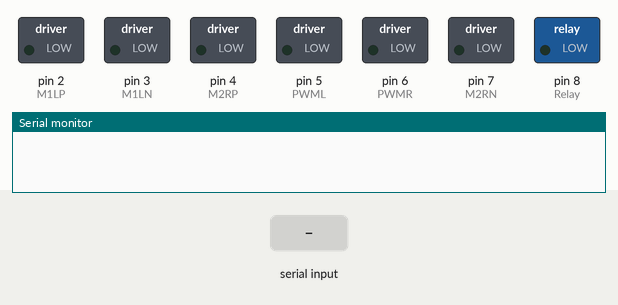
Simulated run of this sketch. Board: Arduino Uno, built with avr-gcc and run on an emulated ATmega328P. Parts: switched loads named in the sketch (green lamp = pin HIGH), the last lines printed to the serial monitor. The inputs (shaded band) are chosen by the test bench.

Above: at 1.2 s.
1.3 s: "w" received over Serial
At 1.8 s:
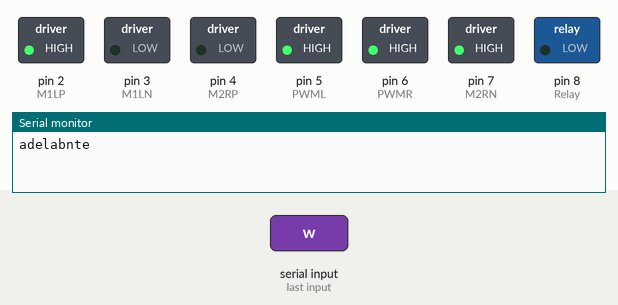
2.8 s: "s" received over Serial
At 4.0 s:
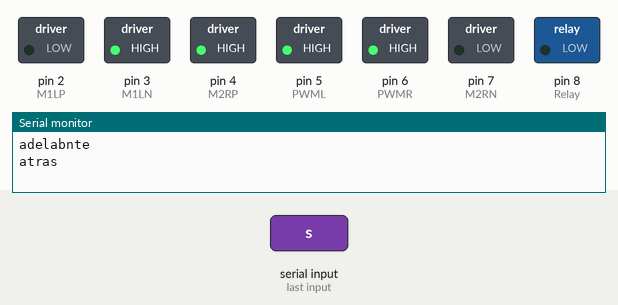
4.3 s: "a" received over Serial
At 5.3 s:
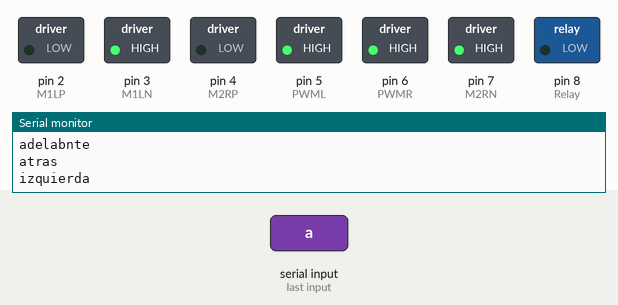
5.8 s: "d" received over Serial
At 6.4 s:
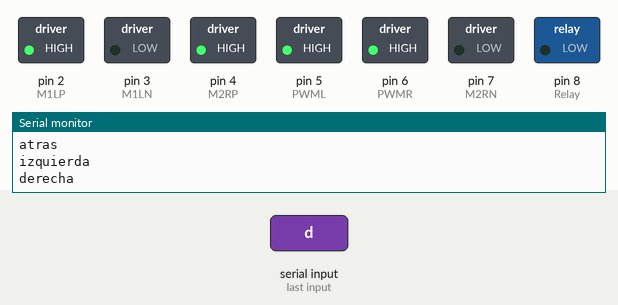
7.3 s: "l" received over Serial
At 7.6 s:
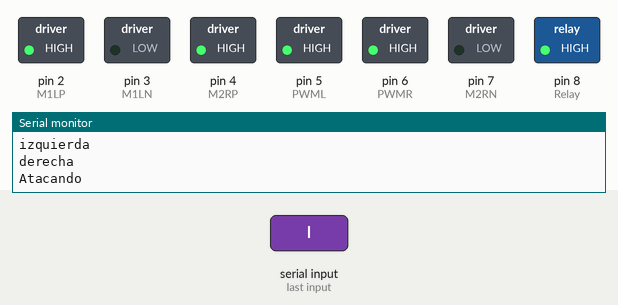
8.8 s: "n" received over Serial
At 9.9 s:
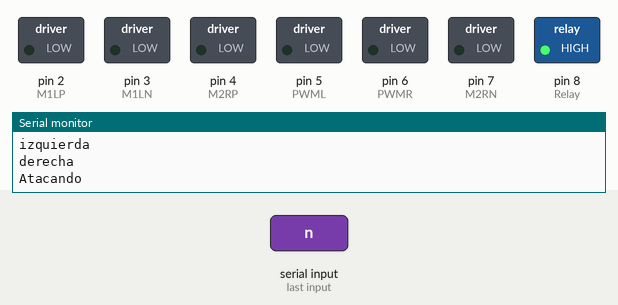
Timing chart, 0 to 11.3 s (numbered marks = the images above; inputs shaded):
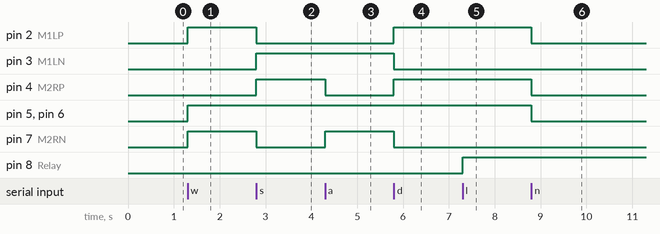

Measured:
- after the input at 1.3 s, pin 2 (M1LP), pin 5 (PWML), pin 6 (PWMR), pin 7 (M2RN): LOW → HIGH at once
- after the input at 2.8 s, pin 2 (M1LP), pin 7 (M2RN): HIGH → LOW at once; pin 3 (M1LN), pin 4 (M2RP): LOW → HIGH at once
- after the input at 4.3 s, pin 4 (M2RP): HIGH → LOW at once; pin 7 (M2RN): LOW → HIGH at once
- after the input at 5.8 s, pin 2 (M1LP), pin 4 (M2RP): LOW → HIGH at once; pin 3 (M1LN), pin 7 (M2RN): HIGH → LOW at once
- after the input at 7.3 s, pin 8 (Relay): LOW → HIGH at once
- after the input at 8.8 s, pin 2 (M1LP), pin 4 (M2RP), pin 5 (PWML), pin 6 (PWMR): HIGH → LOW at once

The sketch:

BMCShield_REV_A.ino
```cpp
/*
 * Pinout de placa BMCShield_Rev_A
 */
#define Relay 8
#define PWMR 6
#define PWML 5
#define M1LP 2
#define M1LN 3
#define M2RP 4
#define M2RN 7

#define ENABLE 1
#define DISABLE 0
#define WIFI 1
#define BT 0

int state = 0;
int vel = 255;
void setup() {
  // put your setup code here, to run once:
  ComunicationInit(BT);
  RobotInit();
}

void loop() {
  if(Serial.available())
  {
    state = Serial.read();
  }
  else
  {
    state = Serial.read();
  }
  switch(state)
  {
    case 'w':
      Serial.println("adelabnte");
      adelante(vel);
    break;
    case 's':
      Serial.println("atras");
      atras(vel);
    break;
    case 'a':
      Serial.println("izquierda");
      izquierda(vel);
    break;
    case 'd':
      Serial.println("derecha");
      derecha(vel);
    break;
    case 'o':
      vel = 255;
      Serial.print("Valocidad = ");
      Serial.println(vel);
      state = 0;
    break;
    case 'p':
      vel = 128;
      Serial.print("Valocidad = ");
      Serial.println(vel);
      state = 0;
    break;
    case 'l':
      Attack(ENABLE);
      Serial.println("Atacando");
    break;
    case 'k':
      Attack(DISABLE);
      Serial.println("No atacando");
    break;
    case 'n':
      detener();
    break;
  }
}

void Attack(char mode)
{
  switch(mode)
  {
    case 1:
      digitalWrite(Relay,HIGH);
    break;
    case 0:
      digitalWrite(Relay,LOW);
    break;
  }
}
void run_int(void)
{
   adelante(128);
  digitalWrite(Relay,HIGH);
  delay(1000);
  atras(128);
  digitalWrite(Relay,LOW);
  delay(1000);
}
void RobotInit(void)
{
  pinMode(Relay, OUTPUT);
  pinMode(PWMR,OUTPUT);
  pinMode(PWML,OUTPUT);
  pinMode(M1LP,OUTPUT);
  pinMode(M1LN,OUTPUT);
  pinMode(M2RP,OUTPUT);
  pinMode(M2RN,OUTPUT);

  digitalWrite(Relay,LOW);
  digitalWrite(M1LP,LOW);
  digitalWrite(M1LN,LOW);
  digitalWrite(M2RN,LOW);
  digitalWrite(M2RP,LOW);

  analogWrite(PWML,0);
  analogWrite(PWMR,0);
}

void adelante(int velocidad)
{
 digitalWrite(M1LP,HIGH);
 digitalWrite(M1LN,LOW);
 digitalWrite(M2RN,HIGH);
 digitalWrite(M2RP,LOW);
 analogWrite(PWML,velocidad);
 analogWrite(PWMR,velocidad);
}

void atras(int velocidad)
{
   digitalWrite(M1LP,LOW);
   digitalWrite(M1LN,HIGH);
   digitalWrite(M2RN,LOW);
   digitalWrite(M2RP,HIGH);
   analogWrite(PWML,velocidad);
   analogWrite(PWMR,velocidad);
}

void izquierda(int velocidad)
{
   digitalWrite(M1LP,LOW);
   digitalWrite(M1LN,HIGH);
   digitalWrite(M2RN,HIGH);
   digitalWrite(M2RP,LOW);
   analogWrite(PWML,velocidad);
   analogWrite(PWMR,velocidad);

}

void derecha(int velocidad)
{
   digitalWrite(M1LP,HIGH);
   digitalWrite(M1LN,LOW);
   digitalWrite(M2RN,LOW);
   digitalWrite(M2RP,HIGH);
   analogWrite(PWML,velocidad);
   analogWrite(PWMR,velocidad);
}

void detener(void)
{
   digitalWrite(M1LP,LOW);
   digitalWrite(M1LN,LOW);
   digitalWrite(M2RN,LOW);
   digitalWrite(M2RP,LOW);
   analogWrite(PWML,0);
   analogWrite(PWMR,0);
}

void ComunicationInit(char mode)
{
  if(mode == WIFI)
  {

  }
  else if(mode == BT)
  {
    Serial.begin(9600);
  }
}

void try1(void)
{
  if(Serial.available() >0 )
  {
    state = Serial.read();
  }
  if(state == '0')
  {
    Serial.println("OFF");
    Attack(DISABLE);
    state = 0;
  }
  else if(state == '1')
  {
    Serial.println("ON");
    Attack(ENABLE);
    state = 0;
  }
}
```
